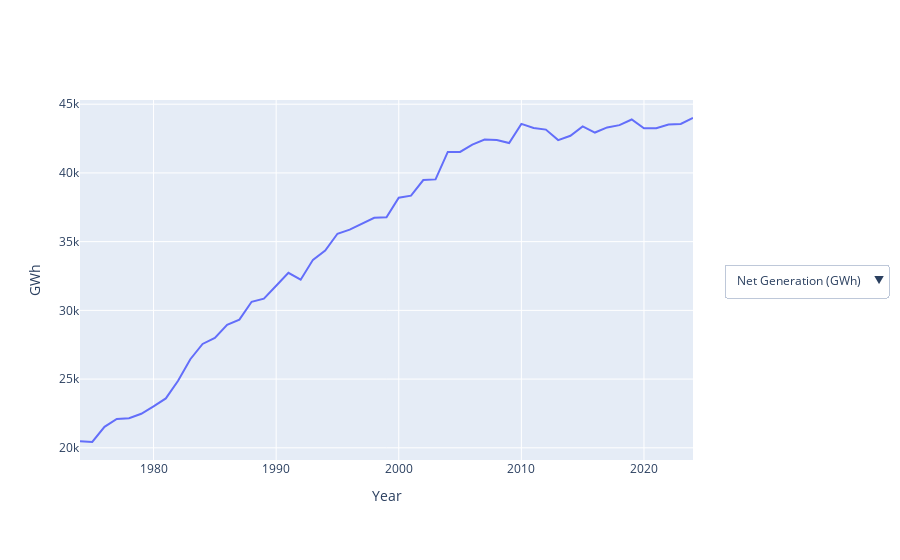

Here is the notebook cell this chart was saved with:
### Markdown cell above
# Electricity Generation Plot

### Code cell
import importlib
import generation_plot
importlib.reload(generation_plot)
from generation_plot import create_generation_plot

fig, show_plot = create_generation_plot()
show_plot()
